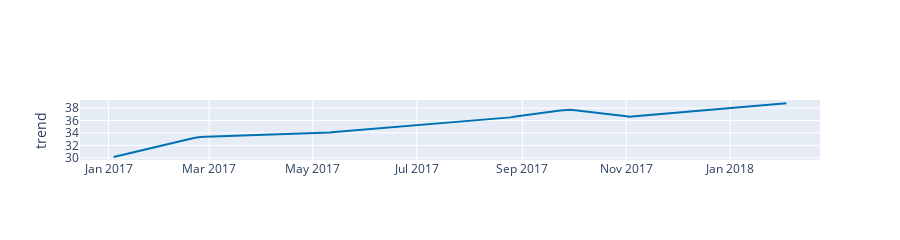

This figure's notebook cell:
### Code cell
plot_components_plotly(m2, fcst)

### Figure 1 — Plotly figure (JSON) as saved in the notebook; plotly's stock layout.template omitted (floating-point values rounded to 4 significant figures; data arrays with more than 128 entries replaced by an {"elided": "..."} marker saying what was removed)
{"data": [{"line": {"color": "#0072B2", "width": 2}, "mode": "lines", "name": "trend", "type": "scatter", "x": {"elided": "276 str values"}, "xaxis": "x", "y": {"elided": "276 float values"}, "yaxis": "y"}, {"line": {"color": "rgba(0, 114, 178, 0.2)", "width": 0}, "mode": "lines", "name": "trend_upper", "type": "scatter", "x": {"elided": "276 str values"}, "xaxis": "x", "y": {"elided": "276 float values"}, "yaxis": "y"}, {"fill": "tonexty", "fillcolor": "rgba(0, 114, 178, 0.2)", "line": {"color": "rgba(0, 114, 178, 0.2)", "width": 0}, "mode": "lines", "name": "trend_lower", "type": "scatter", "x": {"elided": "276 str values"}, "xaxis": "x", "y": {"elided": "276 float values"}, "yaxis": "y"}], "layout": {"height": 200, "showlegend": false, "width": 900, "xaxis": {"anchor": "y", "domain": [0, 1], "range": ["2016-12-15T06:00:00", "2018-02-22T18:00:00"], "type": "date"}, "yaxis": {"anchor": "x", "domain": [0, 1], "rangemode": "normal", "title": {"text": "trend"}, "zerolinecolor": "#AAA"}}}
